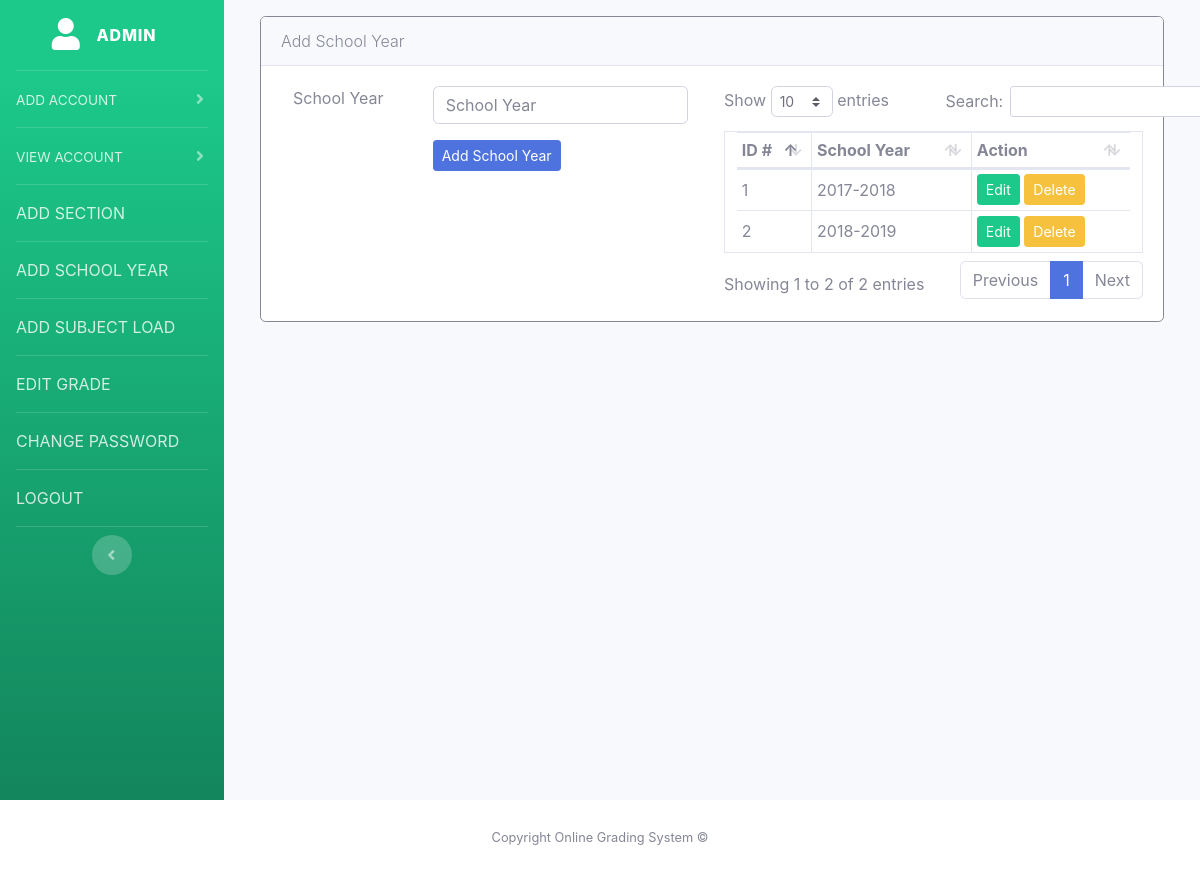
Before: /index.php?p=principals&a=add-school-year (signed in) with the older database file.
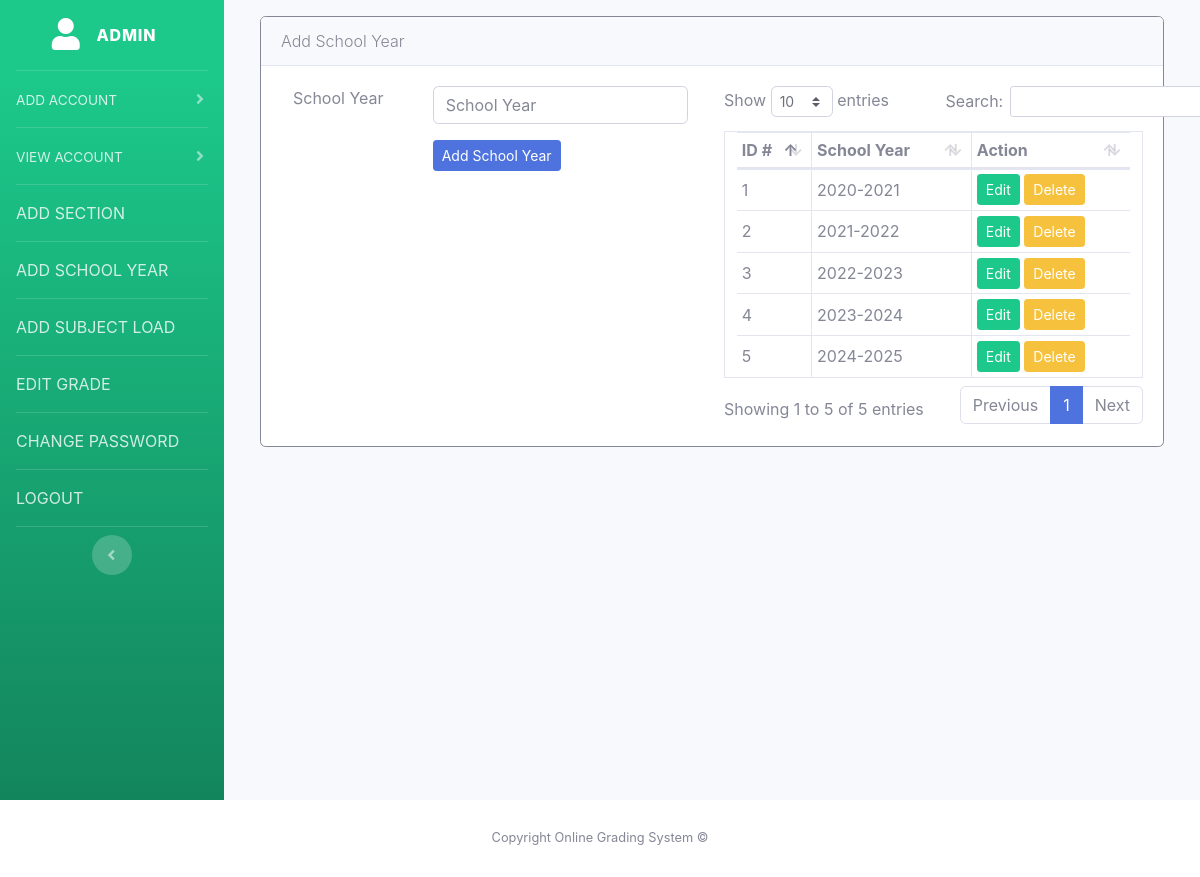
After: the same page with the newer database file.
### tables this page shows
CREATE TABLE `school_year` (
  `id` int NOT NULL,
  `name` varchar(255) DEFAULT NULL
);

### index.php (called while the page is built, shortened)
<?php
include 'views/inc/header.php';
include 'sys/routes.php';
include 'views/inc/footer.php';
?>

### views/admin/add-schoolyear.php (the view, shortened to what this page needs)
<div class="card border-secondary mt-3">
  <div class="card-header">
  	<p class="lead m-0">Add School Year</p>
  </div>
  <div class="card-body row">
    <div class="col-md-6">
        <form class="col-md-12" action="<?php echo htmlspecialchars($_SERVER['PHP_SELF']); ?>" method="POST">
        	<div class="form-group row">
        		<div class="col-4">
        				School Year
        		</div>
        		<div class="col-8">
        			<input class="form-control" placeholder="School Year" type="text" name="school_year" required>
        		</div>
        	</div>
        	<div class="form-group row">
        		<div class="col-4"></div>
        		<div class="col-8">
        				<button class="btn btn-sm btn-primary" type="submit" name="add-school-year">Add School Year</button>
        		</div>
        	</div>
        </form>
    </div>
    <div class="col-md-6">
        <table id="add-school-year-table" class="table-bordered col-md-12 table-sm m-auto">
            <thead>
                <tr>
                    <th>ID #</th>
                    <th>School Year</th>
                    <th>Action</th>
                </tr>
            </thead>
            <tbody>
              <?php  foreach ($school_years as $school_year ) { ?>
                <tr>
                    <td><?php  echo $school_year['id']; ?></td>
                    <td><?php  echo $school_year['name']; ?></td>
                    <td>
                        <button class="btn btn-success btn-sm" data-toggle="modal" data-target="#edit-modal-<?php echo $school_year['id']; ?>">Edit</button>
                        <button class="btn btn-warning btn-sm" data-toggle="modal" data-target="#delete-modal-<?php echo $school_year['id']; ?>">Delete</button>
                    </td>
                </tr>
              <?php  } ?>
            </tbody>
        </table>
    </div>
  </div>
</div>

### views/inc/navbar.php (shortened to what this page needs)
<body id="page-top">
  <div id="wrapper">
    <ul class="navbar-nav bg-gradient-success sidebar sidebar-dark accordion" id="accordionSidebar">
      <a class="sidebar-brand d-flex align-items-center justify-content-center" href="<?php echo $navbar['main']; ?>">
        <div class="sidebar-brand-icon">
          <i class="fas fa-user"></i>
        </div>
        <div class="sidebar-brand-text mx-3"><?php echo $navbar['title']; ?></div>
      </a>
      <hr class="sidebar-divider my-0">
 <?php foreach($navbar['links'] as $key => $links) { ?>
      <li class="nav-item">
        <?php if (is_array($links)) { ?>
        <a class="nav-link collapsed" href="" data-toggle="collapse" data-target="#<?php echo $key; ?>" aria-expanded="true" aria-controls="<?php echo $key; ?>">
          <span><?php echo str_replace("-"," ",$key); ?></span>
        </a>
        <?php } else { ?>
        <a class="nav-link" href="<?php echo $links ?>"><?php echo str_replace("-"," ",$key) ?></a>
        <?php } ?>
      </li>
      <hr class="sidebar-divider my-0">
  <?php } ?>
      <div class="text-center d-none d-md-inline mt-2">
        <button class="rounded-circle border-0" id="sidebarToggle"></button>
      </div>
    </ul>
    <div id="content-wrapper" class="d-flex flex-column">
      <div id="content">
        <div class="container-fluid">
          <div class="row">
            <div class="col-xl-12 col-lg-12 col-md-12">

Changed rows visible on the page:
changed school_year id 1: name "2017-2018" → "2020-2021"
changed school_year id 2: name "2018-2019" → "2021-2022"
added school_year: id "3", name "2022-2023"
added school_year: id "4", name "2023-2024"
added school_year: id "5", name "2024-2025"
Other visible differences:
text written by a page script: "Show entries Search: Showing 1 to 2 of 2 entries Previous 1 Next" → "Show entries Search: Showing 1 to 5 of 5 entries Previous 1 Next"
